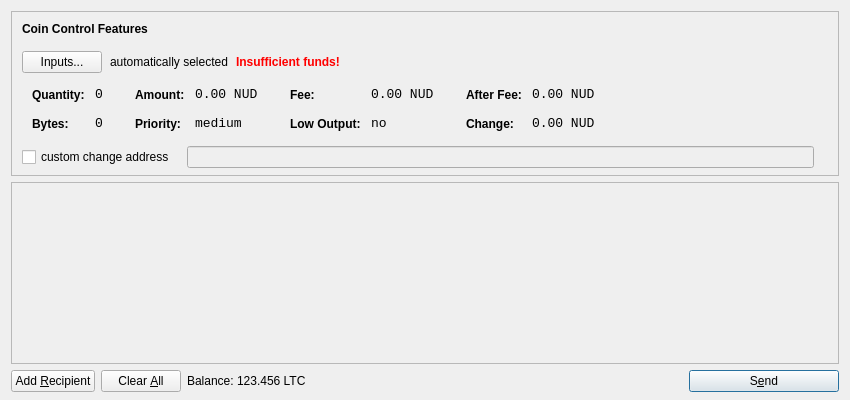
<?xml version="1.0" encoding="UTF-8"?>
<ui version="4.0">
 <class>SendCoinsDialog</class>
 <widget class="QDialog" name="SendCoinsDialog">
  <property name="geometry">
   <rect>
    <x>0</x>
    <y>0</y>
    <width>850</width>
    <height>400</height>
   </rect>
  </property>
  <property name="windowTitle">
   <string>Send Coins</string>
  </property>
  <layout class="QVBoxLayout" name="verticalLayout" stretch="0,1,0">
   <property name="bottomMargin">
    <number>8</number>
   </property>
   <item>
    <widget class="QFrame" name="frameCoinControl">
     <property name="sizePolicy">
      <sizepolicy hsizetype="Expanding" vsizetype="Expanding">
       <horstretch>0</horstretch>
       <verstretch>0</verstretch>
      </sizepolicy>
     </property>
     <property name="maximumSize">
      <size>
       <width>16777215</width>
       <height>16777215</height>
      </size>
     </property>
     <property name="frameShape">
      <enum>QFrame::StyledPanel</enum>
     </property>
     <property name="frameShadow">
      <enum>QFrame::Sunken</enum>
     </property>
     <layout class="QVBoxLayout" name="verticalLayoutCoinControl2">
      <property name="spacing">
       <number>-1</number>
      </property>
      <property name="leftMargin">
       <number>0</number>
      </property>
      <property name="topMargin">
       <number>0</number>
      </property>
      <property name="rightMargin">
       <number>0</number>
      </property>
      <property name="bottomMargin">
       <number>6</number>
      </property>
      <item>
       <layout class="QVBoxLayout" name="verticalLayoutCoinControl" stretch="0,0,0,0,1">
        <property name="spacing">
         <number>0</number>
        </property>
        <property name="leftMargin">
         <number>10</number>
        </property>
        <property name="topMargin">
         <number>10</number>
        </property>
        <item>
         <layout class="QHBoxLayout" name="horizontalLayoutCoinControl1">
          <property name="bottomMargin">
           <number>15</number>
          </property>
          <item>
           <widget class="QLabel" name="labelCoinControlFeatures">
            <property name="sizePolicy">
             <sizepolicy hsizetype="Preferred" vsizetype="Maximum">
              <horstretch>0</horstretch>
              <verstretch>0</verstretch>
             </sizepolicy>
            </property>
            <property name="font">
             <font>
              <weight>75</weight>
              <bold>true</bold>
             </font>
            </property>
            <property name="styleSheet">
             <string notr="true">font-weight:bold;</string>
            </property>
            <property name="text">
             <string>Coin Control Features</string>
            </property>
           </widget>
          </item>
         </layout>
        </item>
        <item>
         <layout class="QHBoxLayout" name="horizontalLayoutCoinControl2" stretch="0,0,0,0">
          <property name="spacing">
           <number>8</number>
          </property>
          <property name="bottomMargin">
           <number>10</number>
          </property>
          <item>
           <widget class="QPushButton" name="pushButtonCoinControl">
            <property name="styleSheet">
             <string notr="true"/>
            </property>
            <property name="text">
             <string>Inputs...</string>
            </property>
           </widget>
          </item>
          <item>
           <widget class="QLabel" name="labelCoinControlAutomaticallySelected">
            <property name="text">
             <string>automatically selected</string>
            </property>
            <property name="margin">
             <number>5</number>
            </property>
           </widget>
          </item>
          <item>
           <widget class="QLabel" name="labelCoinControlInsuffFunds">
            <property name="font">
             <font>
              <weight>75</weight>
              <bold>true</bold>
             </font>
            </property>
            <property name="styleSheet">
             <string notr="true">color:red;font-weight:bold;</string>
            </property>
            <property name="text">
             <string>Insufficient funds!</string>
            </property>
            <property name="margin">
             <number>5</number>
            </property>
           </widget>
          </item>
          <item>
           <spacer name="horizontalSpacerCoinControl">
            <property name="orientation">
             <enum>Qt::Horizontal</enum>
            </property>
            <property name="sizeHint" stdset="0">
             <size>
              <width>40</width>
              <height>1</height>
             </size>
            </property>
           </spacer>
          </item>
         </layout>
        </item>
        <item>
         <widget class="QWidget" name="widgetCoinControl" native="true">
          <property name="sizePolicy">
           <sizepolicy hsizetype="Preferred" vsizetype="Preferred">
            <horstretch>0</horstretch>
            <verstretch>0</verstretch>
           </sizepolicy>
          </property>
          <property name="minimumSize">
           <size>
            <width>0</width>
            <height>0</height>
           </size>
          </property>
          <property name="styleSheet">
           <string notr="true"/>
          </property>
          <layout class="QHBoxLayout" name="horizontalLayoutCoinControl5">
           <property name="margin">
            <number>0</number>
           </property>
           <item>
            <layout class="QHBoxLayout" name="horizontalLayoutCoinControl3" stretch="0,0,0,1">
             <property name="spacing">
              <number>20</number>
             </property>
             <property name="topMargin">
              <number>0</number>
             </property>
             <property name="bottomMargin">
              <number>10</number>
             </property>
             <item>
              <layout class="QFormLayout" name="formLayoutCoinControl1">
               <property name="horizontalSpacing">
                <number>10</number>
               </property>
               <property name="verticalSpacing">
                <number>14</number>
               </property>
               <property name="leftMargin">
                <number>10</number>
               </property>
               <property name="topMargin">
                <number>4</number>
               </property>
               <property name="rightMargin">
                <number>6</number>
               </property>
               <item row="0" column="0">
                <widget class="QLabel" name="labelCoinControlQuantityText">
                 <property name="styleSheet">
                  <string notr="true">font-weight:bold;</string>
                 </property>
                 <property name="text">
                  <string>Quantity:</string>
                 </property>
                 <property name="margin">
                  <number>0</number>
                 </property>
                </widget>
               </item>
               <item row="0" column="1">
                <widget class="QLabel" name="labelCoinControlQuantity">
                 <property name="font">
                  <font>
                   <family>Monospace</family>
                   <pointsize>10</pointsize>
                  </font>
                 </property>
                 <property name="cursor">
                  <cursorShape>IBeamCursor</cursorShape>
                 </property>
                 <property name="contextMenuPolicy">
                  <enum>Qt::ActionsContextMenu</enum>
                 </property>
                 <property name="text">
                  <string notr="true">0</string>
                 </property>
                 <property name="margin">
                  <number>0</number>
                 </property>
                 <property name="textInteractionFlags">
                  <set>Qt::LinksAccessibleByMouse|Qt::TextSelectableByKeyboard|Qt::TextSelectableByMouse</set>
                 </property>
                </widget>
               </item>
               <item row="1" column="0">
                <widget class="QLabel" name="labelCoinControlBytesText">
                 <property name="styleSheet">
                  <string notr="true">font-weight:bold;</string>
                 </property>
                 <property name="text">
                  <string>Bytes:</string>
                 </property>
                </widget>
               </item>
               <item row="1" column="1">
                <widget class="QLabel" name="labelCoinControlBytes">
                 <property name="font">
                  <font>
                   <family>Monospace</family>
                   <pointsize>10</pointsize>
                  </font>
                 </property>
                 <property name="cursor">
                  <cursorShape>IBeamCursor</cursorShape>
                 </property>
                 <property name="contextMenuPolicy">
                  <enum>Qt::ActionsContextMenu</enum>
                 </property>
                 <property name="text">
                  <string notr="true">0</string>
                 </property>
                 <property name="textInteractionFlags">
                  <set>Qt::LinksAccessibleByMouse|Qt::TextSelectableByKeyboard|Qt::TextSelectableByMouse</set>
                 </property>
                </widget>
               </item>
              </layout>
             </item>
             <item>
              <layout class="QFormLayout" name="formLayoutCoinControl2">
               <property name="horizontalSpacing">
                <number>10</number>
               </property>
               <property name="verticalSpacing">
                <number>14</number>
               </property>
               <property name="leftMargin">
                <number>6</number>
               </property>
               <property name="topMargin">
                <number>4</number>
               </property>
               <property name="rightMargin">
                <number>6</number>
               </property>
               <item row="0" column="0">
                <widget class="QLabel" name="labelCoinControlAmountText">
                 <property name="styleSheet">
                  <string notr="true">font-weight:bold;</string>
                 </property>
                 <property name="text">
                  <string>Amount:</string>
                 </property>
                 <property name="margin">
                  <number>0</number>
                 </property>
                </widget>
               </item>
               <item row="0" column="1">
                <widget class="QLabel" name="labelCoinControlAmount">
                 <property name="font">
                  <font>
                   <family>Monospace</family>
                   <pointsize>10</pointsize>
                  </font>
                 </property>
                 <property name="cursor">
                  <cursorShape>IBeamCursor</cursorShape>
                 </property>
                 <property name="contextMenuPolicy">
                  <enum>Qt::ActionsContextMenu</enum>
                 </property>
                 <property name="text">
                  <string notr="true">0.00 NUD</string>
                 </property>
                 <property name="textInteractionFlags">
                  <set>Qt::LinksAccessibleByMouse|Qt::TextSelectableByKeyboard|Qt::TextSelectableByMouse</set>
                 </property>
                </widget>
               </item>
               <item row="1" column="0">
                <widget class="QLabel" name="labelCoinControlPriorityText">
                 <property name="styleSheet">
                  <string notr="true">font-weight:bold;</string>
                 </property>
                 <property name="text">
                  <string>Priority:</string>
                 </property>
                </widget>
               </item>
               <item row="1" column="1">
                <widget class="QLabel" name="labelCoinControlPriority">
                 <property name="font">
                  <font>
                   <family>Monospace</family>
                   <pointsize>10</pointsize>
                  </font>
                 </property>
                 <property name="cursor">
                  <cursorShape>IBeamCursor</cursorShape>
                 </property>
                 <property name="contextMenuPolicy">
                  <enum>Qt::ActionsContextMenu</enum>
                 </property>
                 <property name="text">
                  <string>medium</string>
                 </property>
                 <property name="textInteractionFlags">
                  <set>Qt::LinksAccessibleByMouse|Qt::TextSelectableByKeyboard|Qt::TextSelectableByMouse</set>
                 </property>
                </widget>
               </item>
              </layout>
             </item>
             <item>
              <layout class="QFormLayout" name="formLayoutCoinControl3">
               <property name="horizontalSpacing">
                <number>10</number>
               </property>
               <property name="verticalSpacing">
                <number>14</number>
               </property>
               <property name="leftMargin">
                <number>6</number>
               </property>
               <property name="topMargin">
                <number>4</number>
               </property>
               <property name="rightMargin">
                <number>6</number>
               </property>
               <item row="0" column="0">
                <widget class="QLabel" name="labelCoinControlFeeText">
                 <property name="styleSheet">
                  <string notr="true">font-weight:bold;</string>
                 </property>
                 <property name="text">
                  <string>Fee:</string>
                 </property>
                 <property name="margin">
                  <number>0</number>
                 </property>
                </widget>
               </item>
               <item row="0" column="1">
                <widget class="QLabel" name="labelCoinControlFee">
                 <property name="font">
                  <font>
                   <family>Monospace</family>
                   <pointsize>10</pointsize>
                  </font>
                 </property>
                 <property name="cursor">
                  <cursorShape>IBeamCursor</cursorShape>
                 </property>
                 <property name="contextMenuPolicy">
                  <enum>Qt::ActionsContextMenu</enum>
                 </property>
                 <property name="text">
                  <string notr="true">0.00 NUD</string>
                 </property>
                 <property name="textInteractionFlags">
                  <set>Qt::LinksAccessibleByMouse|Qt::TextSelectableByKeyboard|Qt::TextSelectableByMouse</set>
                 </property>
                </widget>
               </item>
               <item row="1" column="0">
                <widget class="QLabel" name="labelCoinControlLowOutputText">
                 <property name="styleSheet">
                  <string notr="true">font-weight:bold;</string>
                 </property>
                 <property name="text">
                  <string>Low Output:</string>
                 </property>
                </widget>
               </item>
               <item row="1" column="1">
                <widget class="QLabel" name="labelCoinControlLowOutput">
                 <property name="font">
                  <font>
                   <family>Monospace</family>
                   <pointsize>10</pointsize>
                  </font>
                 </property>
                 <property name="cursor">
                  <cursorShape>IBeamCursor</cursorShape>
                 </property>
                 <property name="contextMenuPolicy">
                  <enum>Qt::ActionsContextMenu</enum>
                 </property>
                 <property name="text">
                  <string>no</string>
                 </property>
                 <property name="textInteractionFlags">
                  <set>Qt::LinksAccessibleByMouse|Qt::TextSelectableByKeyboard|Qt::TextSelectableByMouse</set>
                 </property>
                </widget>
               </item>
              </layout>
             </item>
             <item>
              <layout class="QFormLayout" name="formLayoutCoinControl4">
               <property name="horizontalSpacing">
                <number>10</number>
               </property>
               <property name="verticalSpacing">
                <number>14</number>
               </property>
               <property name="leftMargin">
                <number>6</number>
               </property>
               <property name="topMargin">
                <number>4</number>
               </property>
               <property name="rightMargin">
                <number>6</number>
               </property>
               <item row="0" column="0">
                <widget class="QLabel" name="labelCoinControlAfterFeeText">
                 <property name="styleSheet">
                  <string notr="true">font-weight:bold;</string>
                 </property>
                 <property name="text">
                  <string>After Fee:</string>
                 </property>
                 <property name="margin">
                  <number>0</number>
                 </property>
                </widget>
               </item>
               <item row="0" column="1">
                <widget class="QLabel" name="labelCoinControlAfterFee">
                 <property name="font">
                  <font>
                   <family>Monospace</family>
                   <pointsize>10</pointsize>
                  </font>
                 </property>
                 <property name="cursor">
                  <cursorShape>IBeamCursor</cursorShape>
                 </property>
                 <property name="contextMenuPolicy">
                  <enum>Qt::ActionsContextMenu</enum>
                 </property>
                 <property name="text">
                  <string notr="true">0.00 NUD</string>
                 </property>
                 <property name="textInteractionFlags">
                  <set>Qt::LinksAccessibleByMouse|Qt::TextSelectableByKeyboard|Qt::TextSelectableByMouse</set>
                 </property>
                </widget>
               </item>
               <item row="1" column="0">
                <widget class="QLabel" name="labelCoinControlChangeText">
                 <property name="styleSheet">
                  <string notr="true">font-weight:bold;</string>
                 </property>
                 <property name="text">
                  <string>Change:</string>
                 </property>
                </widget>
               </item>
               <item row="1" column="1">
                <widget class="QLabel" name="labelCoinControlChange">
                 <property name="font">
                  <font>
                   <family>Monospace</family>
                   <pointsize>10</pointsize>
                  </font>
                 </property>
                 <property name="cursor">
                  <cursorShape>IBeamCursor</cursorShape>
                 </property>
                 <property name="contextMenuPolicy">
                  <enum>Qt::ActionsContextMenu</enum>
                 </property>
                 <property name="text">
                  <string notr="true">0.00 NUD</string>
                 </property>
                 <property name="textInteractionFlags">
                  <set>Qt::LinksAccessibleByMouse|Qt::TextSelectableByKeyboard|Qt::TextSelectableByMouse</set>
                 </property>
                </widget>
               </item>
              </layout>
             </item>
            </layout>
           </item>
          </layout>
         </widget>
        </item>
        <item>
         <layout class="QHBoxLayout" name="horizontalLayoutCoinControl4" stretch="0,0,0">
          <property name="spacing">
           <number>12</number>
          </property>
          <property name="sizeConstraint">
           <enum>QLayout::SetDefaultConstraint</enum>
          </property>
          <property name="topMargin">
           <number>5</number>
          </property>
          <property name="rightMargin">
           <number>5</number>
          </property>
          <item>
           <widget class="QCheckBox" name="checkBoxCoinControlChange">
            <property name="text">
             <string>custom change address</string>
            </property>
           </widget>
          </item>
          <item>
           <widget class="QLineEdit" name="lineEditCoinControlChange">
            <property name="enabled">
             <bool>false</bool>
            </property>
            <property name="sizePolicy">
             <sizepolicy hsizetype="Expanding" vsizetype="Fixed">
              <horstretch>0</horstretch>
              <verstretch>0</verstretch>
             </sizepolicy>
            </property>
           </widget>
          </item>
          <item>
           <widget class="QLabel" name="labelCoinControlChangeLabel">
            <property name="sizePolicy">
             <sizepolicy hsizetype="Preferred" vsizetype="Expanding">
              <horstretch>0</horstretch>
              <verstretch>0</verstretch>
             </sizepolicy>
            </property>
            <property name="minimumSize">
             <size>
              <width>0</width>
              <height>0</height>
             </size>
            </property>
            <property name="text">
             <string/>
            </property>
            <property name="margin">
             <number>3</number>
            </property>
           </widget>
          </item>
         </layout>
        </item>
        <item>
         <spacer name="verticalSpacerCoinControl">
          <property name="orientation">
           <enum>Qt::Vertical</enum>
          </property>
          <property name="sizeHint" stdset="0">
           <size>
            <width>800</width>
            <height>1</height>
           </size>
          </property>
         </spacer>
        </item>
       </layout>
      </item>
     </layout>
    </widget>
   </item>
   <item>
    <widget class="QScrollArea" name="scrollArea">
     <property name="widgetResizable">
      <bool>true</bool>
     </property>
     <widget class="QWidget" name="scrollAreaWidgetContents">
      <property name="geometry">
       <rect>
        <x>0</x>
        <y>0</y>
        <width>830</width>
        <height>165</height>
       </rect>
      </property>
      <layout class="QVBoxLayout" name="verticalLayout_2">
       <property name="margin">
        <number>0</number>
       </property>
       <item>
        <layout class="QVBoxLayout" name="entries">
         <property name="spacing">
          <number>6</number>
         </property>
        </layout>
       </item>
       <item>
        <spacer name="verticalSpacer">
         <property name="orientation">
          <enum>Qt::Vertical</enum>
         </property>
         <property name="sizeHint" stdset="0">
          <size>
           <width>20</width>
           <height>40</height>
          </size>
         </property>
        </spacer>
       </item>
      </layout>
     </widget>
    </widget>
   </item>
   <item>
    <layout class="QHBoxLayout" name="horizontalLayout">
     <item>
      <widget class="QPushButton" name="addButton">
       <property name="toolTip">
        <string>Send to multiple recipients at once</string>
       </property>
       <property name="text">
        <string>Add &amp;Recipient</string>
       </property>
       <property name="icon">
        <iconset resource="../bitcoin.qrc">
         <normaloff>:/icons/add</normaloff>:/icons/add</iconset>
       </property>
       <property name="autoDefault">
        <bool>false</bool>
       </property>
      </widget>
     </item>
     <item>
      <widget class="QPushButton" name="clearButton">
       <property name="sizePolicy">
        <sizepolicy hsizetype="Minimum" vsizetype="Fixed">
         <horstretch>0</horstretch>
         <verstretch>0</verstretch>
        </sizepolicy>
       </property>
       <property name="toolTip">
        <string>Remove all transaction fields</string>
       </property>
       <property name="text">
        <string>Clear &amp;All</string>
       </property>
       <property name="icon">
        <iconset resource="../bitcoin.qrc">
         <normaloff>:/icons/remove</normaloff>:/icons/remove</iconset>
       </property>
       <property name="autoRepeatDelay">
        <number>300</number>
       </property>
       <property name="autoDefault">
        <bool>false</bool>
       </property>
      </widget>
     </item>
     <item>
      <layout class="QHBoxLayout" name="horizontalLayout_2">
       <property name="spacing">
        <number>3</number>
       </property>
       <item>
        <widget class="QLabel" name="label">
         <property name="text">
          <string>Balance:</string>
         </property>
        </widget>
       </item>
       <item>
        <widget class="QLabel" name="labelBalance">
         <property name="cursor">
          <cursorShape>IBeamCursor</cursorShape>
         </property>
         <property name="text">
          <string>123.456 LTC</string>
         </property>
         <property name="textInteractionFlags">
          <set>Qt::LinksAccessibleByMouse|Qt::TextSelectableByKeyboard|Qt::TextSelectableByMouse</set>
         </property>
        </widget>
       </item>
      </layout>
     </item>
     <item>
      <spacer name="horizontalSpacer">
       <property name="orientation">
        <enum>Qt::Horizontal</enum>
       </property>
       <property name="sizeHint" stdset="0">
        <size>
         <width>40</width>
         <height>20</height>
        </size>
       </property>
      </spacer>
     </item>
     <item>
      <widget class="QPushButton" name="sendButton">
       <property name="minimumSize">
        <size>
         <width>150</width>
         <height>0</height>
        </size>
       </property>
       <property name="toolTip">
        <string>Confirm the send action</string>
       </property>
       <property name="text">
        <string>S&amp;end</string>
       </property>
       <property name="icon">
        <iconset resource="../bitcoin.qrc">
         <normaloff>:/icons/send</normaloff>:/icons/send</iconset>
       </property>
       <property name="default">
        <bool>true</bool>
       </property>
      </widget>
     </item>
    </layout>
   </item>
  </layout>
 </widget>
 <resources>
  <include location="../bitcoin.qrc"/>
 </resources>
 <connections/>
</ui>
